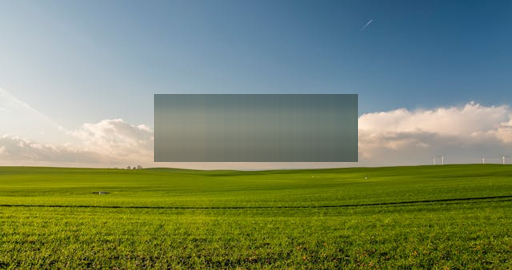
#> input picture applications/image_reconstruction/reconstructed.png, 512 x 270 px
$ python matrix_completion_inpaint.py --input reconstructed.png --output out.png
#> lines starting #> are read from the running program, lines starting #| are printed output that depends on the picture
### pmf/solvers/soft_impute.py
import numpy as np

from pmf.problem import LowRankMF
from pmf.solvers.base import BaseSolver


class SoftImputeSolver(BaseSolver):
    """
    Soft-impute (Mazumder, Hastie and Tibshirani 2010) in factored form.

    Each iteration fills the missing entries with the current estimate and
    applies the closed-form MAP step to the filled matrix:

        Y_fill = mask * Y + (1 - mask) * U V^T
        (U, V) = soft-thresholded SVD of Y_fill (rank R, prior Lambda).

    The filled-matrix objective majorizes the masked MAP objective and
    touches it at the current point, so the masked objective never
    increases. With a scalar lambda and R at least the rank of the solution,
    the fixed point solves the nuclear-norm problem

        min_Z 0.5 * ||mask * (Y - Z)||_F^2 + lambda * ||Z||_*.

    On complete data the first step already returns the closed form.
    """

    name = "soft-impute"

    # [35 lines left out: functions __init__, filled_matrix, not called in this run]


    def estimate(self):
        return self._Z


    # [43 lines left out: function fit, not called in this run]


def soft_impute(M_obs, Omega, lam, max_iter=200, tol=1e-4, rank_max=None, verbose=False):
    """
    Matrix-level soft-impute, for callers that work with plain arrays.

    Parameters
    ----------
    M_obs : np.ndarray (n, p)
        Matrix with arbitrary values in the missing entries.
    Omega : np.ndarray of bool (n, p)
        True where M_obs is observed.
    lam : float
        Singular value shrinkage (larger means lower rank and smoother).
    max_iter, tol : stopping rule (see SoftImputeSolver.fit).
    rank_max : int, optional
        Keep at most this many singular values (None keeps all).
    verbose : bool

    Returns
    -------
    X : np.ndarray (n, p)
        Observed entries of M_obs, with the low-rank estimate elsewhere.
    """
    R = min(M_obs.shape) if rank_max is None else int(rank_max)
    problem = LowRankMF.from_matrix(M_obs, R=R, lambda_reg=lam, mask=Omega)
    solver = SoftImputeSolver(problem, fill="mean")
    solver.fit(max_iter=max_iter, tol=tol, verbose=verbose)
    return solver.filled_matrix()

### applications/image_reconstruction/matrix_completion_inpaint.py
#!/usr/bin/env python3
"""
Matrix completion for image inpainting using Soft-Impute (iterative SVD + shrinkage).
The solver is pmf.solvers.soft_impute; this script handles images and masks.

Usage examples:
  # Inpaint random missing pixels (e.g., 75% missing)
  python matrix_completion_inpaint.py --input input.jpg --output out.png --mask random \
    --missing-frac 0.75 --lam 0.5

  # Remove text written over the photo (the pixels under the text are treated as missing)
  python matrix_completion_inpaint.py --input input.jpg --output out.png --mask text \
    --masked-output with_text.png

  # Inpaint a rectangular missing region
  python matrix_completion_inpaint.py --input input.jpg --output out.png --mask rect \
    --rect 0.25 0.25 0.5 0.5

Pixel values are scaled to [0, 1], so lam is on that scale: 0.1 to 1 suits most photos.

Notes:
- Soft-Impute assumes the image (or channel) is approximately low-rank.
- Works best for smooth/structured regions; struggles on high-frequency textures.
- A large rectangle cannot be recovered: rows and columns that are mostly
  missing carry no information about the hidden block.
"""

import argparse
import os
from pathlib import Path

import matplotlib
import numpy as np
from PIL import Image, ImageDraw, ImageFont

from pmf.solvers import soft_impute

# The font ships with matplotlib, so the text mask is the same on every machine.
FONT = Path(matplotlib.get_data_path()) / "fonts" / "ttf" / "DejaVuSans.ttf"
TEXT = ["Probabilistic matrix factorization", "fills in the missing entries", "of a low-rank matrix",
        "from the entries it observes,", "here the pixels under this text."]


def make_rect_mask(h: int, w: int, rect: tuple[float, float, float, float]) -> np.ndarray:
    """
    rect specified as (x, y, width, height) in relative [0,1] units.
    Returns Omega mask where True = observed.
    """
    x, y, rw, rh = rect
    x0 = int(round(x * w))
    y0 = int(round(y * h))
    x1 = int(round((x + rw) * w))
    y1 = int(round((y + rh) * h))
    x0, y0 = max(0, x0), max(0, y0)
    x1, y1 = min(w, x1), min(h, y1)

    Omega = np.ones((h, w), dtype=bool)
    Omega[y0:y1, x0:x1] = False
    return Omega


def make_random_mask(h: int, w: int, missing_frac: float, seed: int = 0) -> np.ndarray:
    rng = np.random.default_rng(seed)
    Omega = rng.random((h, w)) >= missing_frac  # True observed
    # Ensure at least something observed
    if not np.any(Omega):
        Omega[rng.integers(0, h), rng.integers(0, w)] = True
    return Omega


def make_text_mask(h: int, w: int, lines: list[str] = TEXT) -> np.ndarray:
    """
    Pixels covered by `lines` of text, written down the image from the top
    left, are missing. Returns Omega mask where True = observed.
    """
    canvas = Image.new("L", (w, h), 0)
    draw = ImageDraw.Draw(canvas)
    font = ImageFont.truetype(str(FONT), size=max(6, round(h / 15)))
    for k, line in enumerate(lines):
        draw.text((round(0.04 * w), round(h * (0.08 + 0.18 * k))), line, fill=255, font=font)
    return np.array(canvas) == 0


def to_float01(img: np.ndarray) -> np.ndarray:
    return img.astype(np.float64) / 255.0


def to_uint8(img01: np.ndarray) -> np.ndarray:
    img01 = np.clip(img01, 0.0, 1.0)
    return (img01 * 255.0 + 0.5).astype(np.uint8)


def inpaint_image_matrix_completion(img: np.ndarray, Omega: np.ndarray, lam: float,
                                    max_iter: int, tol: float, rank_max: int | None,
                                    verbose: bool) -> tuple[np.ndarray, np.ndarray]:
    """
    img: HxW (grayscale) or HxWxC (RGB) uint8
    Omega: HxW bool mask (True observed)
    Returns (masked_image_uint8, reconstructed_image_uint8)
    """
    img01 = to_float01(img)
    h, w = img01.shape[:2]

    # Create a visible "masked" version (missing entries shown white)
    masked01 = img01.copy()
    if img01.ndim == 2:
        masked01[~Omega] = 1.0
    else:
        masked01[~Omega, :] = 1.0

    # Reconstruct each channel independently (simple baseline)
    if img01.ndim == 2:
        X = soft_impute(img01, Omega, lam=lam, max_iter=max_iter, tol=tol,
                        rank_max=rank_max, verbose=verbose)
        rec01 = X
    else:
        rec01 = np.zeros_like(img01)
        for c in range(img01.shape[2]):
            if verbose:
                print(f"\nChannel {c}:")
            Xc = soft_impute(img01[:, :, c], Omega, lam=lam, max_iter=max_iter, tol=tol,
                             rank_max=rank_max, verbose=verbose)
            rec01[:, :, c] = Xc

    return to_uint8(masked01), to_uint8(rec01)


def parse_args():
    p = argparse.ArgumentParser(description="Image inpainting via matrix completion (Soft-Impute).")
    p.add_argument("--input", required=True, help="Path to input image.")
    p.add_argument("--output", required=True, help="Path to save reconstructed image (png recommended).")
    p.add_argument("--masked-output", default=None, help="Optional: save the masked image too.")

    p.add_argument("--mask", choices=["random", "text", "rect"], default="random", help="Mask type.")
    p.add_argument("--rect", nargs=4, type=float, metavar=("X", "Y", "W", "H"),
                   default=[0.25, 0.25, 0.5, 0.5],
                   help="Rect mask in relative coords: x y w h (each in [0,1]).")
    p.add_argument("--missing-frac", type=float, default=0.6, help="Fraction missing for random mask (0..1).")
    p.add_argument("--seed", type=int, default=0, help="Random seed for random mask.")

    p.add_argument("--lam", type=float, default=0.5,
                   help="Shrinkage strength on the [0, 1] pixel scale (larger => smoother/lower-rank).")
    p.add_argument("--max-iter", type=int, default=200, help="Max Soft-Impute iterations.")
    p.add_argument("--tol", type=float, default=1e-4, help="Relative-change tolerance.")
    p.add_argument("--rank-max", type=int, default=0,
                   help="Optional cap on rank used in SVD (0 means no cap). Speeds up but may reduce quality.")
    p.add_argument("--resize-max", type=int, default=512,
                   help="Resize so max(H,W) <= this (0 disables). Helps runtime.")
    p.add_argument("--verbose", action="store_true", help="Print iteration progress.")
    return p.parse_args()


def main():
    args = parse_args()
    in_path = args.input
    out_path = args.output
    masked_path = args.masked_output

    img_pil = Image.open(in_path).convert("RGB")  # use RGB consistently
#> img_pil is the input picture: PIL image 512x270 RGB; mean R, G, B 120.4, 134.7, 103.3
    w0, h0 = img_pil.size
#> w0 = 512; h0 = 270

    if args.resize_max and max(w0, h0) > args.resize_max:
        scale = args.resize_max / float(max(w0, h0))
        new_w = int(round(w0 * scale))
        new_h = int(round(h0 * scale))
        img_pil = img_pil.resize((new_w, new_h), Image.BICUBIC)

    img = np.array(img_pil)  # HxWx3 uint8
    h, w = img.shape[:2]
#> h = 270; w = 512

    if args.mask == "rect":
        Omega = make_rect_mask(h, w, tuple(args.rect))
    elif args.mask == "text":
        Omega = make_text_mask(h, w)
    else:
        Omega = make_random_mask(h, w, missing_frac=args.missing_frac, seed=args.seed)

    rank_max = None if args.rank_max == 0 else int(args.rank_max)

    masked, rec = inpaint_image_matrix_completion(
        img=img,
        Omega=Omega,
        lam=float(args.lam),
        max_iter=int(args.max_iter),
        tol=float(args.tol),
        rank_max=rank_max,
        verbose=bool(args.verbose),
    )
#> in inpaint_image_matrix_completion, `masked01[~Omega, :] = 1.0`:
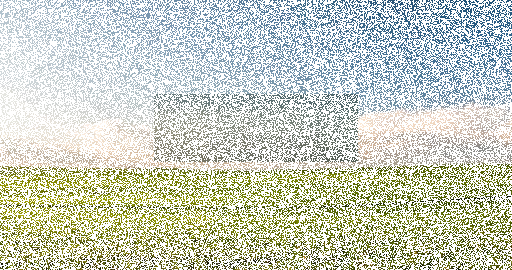
#> masked01: shape (270, 512, 3) float64; mean R, G, B 0.789, 0.811, 0.762
#> after the loop in inpaint_image_matrix_completion, `for c in range(img01.shape[2]):`: rec01: shape (270, 512, 3) float64; every value is 0

    # Save outputs
    os.makedirs(os.path.dirname(out_path) or ".", exist_ok=True)
    Image.fromarray(rec).save(out_path)

    if masked_path is not None:
        os.makedirs(os.path.dirname(masked_path) or ".", exist_ok=True)
        Image.fromarray(masked).save(masked_path)

    print(f"\nSaved reconstructed: {out_path}")
    if masked_path is not None:
        print(f"Saved masked:        {masked_path}")


if __name__ == "__main__":
    main()
#> (the call stopped at in soft_impute, `problem = LowRankMF.from_matrix(M_obs, R=R, lambda_reg=lam, mask=Omega)`: pmf is not available in this run)
